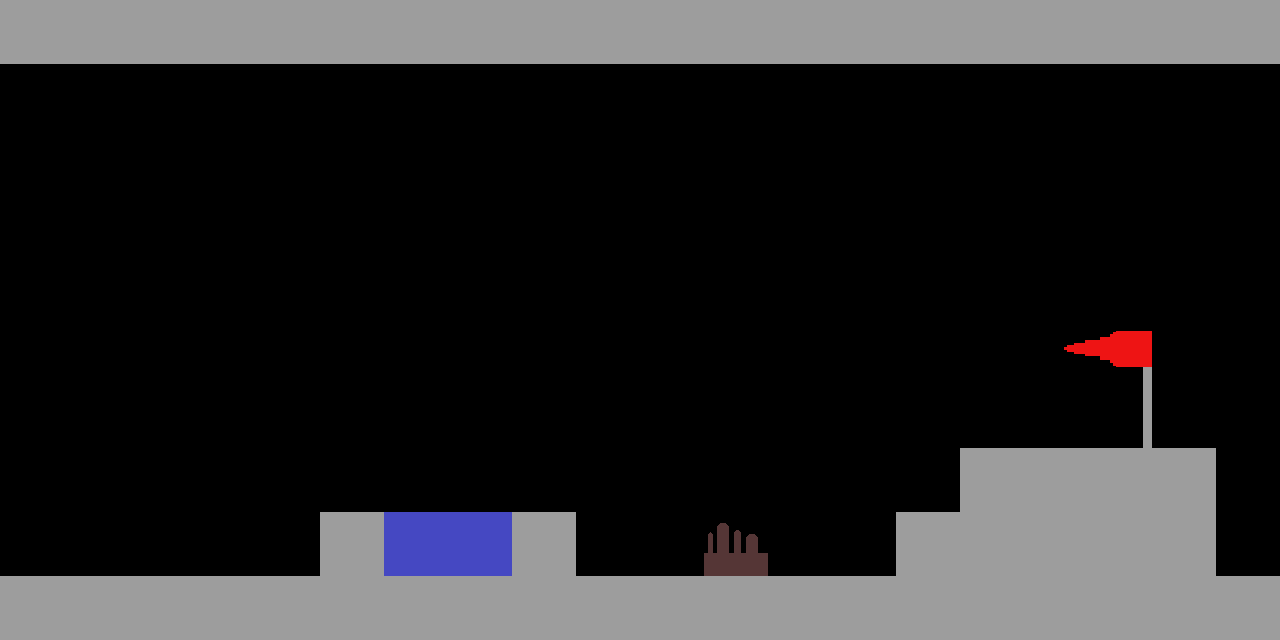

Tiled map render using the project's own tile images. Description and the whole map definition, tile-layer contents included, below:
An orthogonal 20x10 tile map with 64x64 px tiles, 1 tile layer (Tile Layer 1).

<map version="1.0" orientation="orthogonal" renderorder="right-down" width="20" height="10" tilewidth="64" tileheight="64" nextobjectid="1">
 <tileset firstgid="1" name="tilesetMkI" tilewidth="64" tileheight="64" tilecount="12" columns="6">
  <image source="../assets/tilesetMkI.png" width="384" height="128" />
 </tileset>
 <layer name="Tile Layer 1" width="20" height="10">
  <data encoding="csv">
1,1,1,1,1,1,1,1,1,1,1,1,1,1,1,1,1,1,1,1,
0,0,0,0,0,0,0,0,0,0,0,0,0,0,0,0,0,0,0,0,
0,0,0,0,0,0,0,0,0,0,0,0,0,0,0,0,0,0,0,0,
0,0,0,0,0,0,0,0,0,0,0,0,0,0,0,0,0,0,0,0,
0,0,0,0,0,0,0,0,0,0,0,0,0,0,0,0,0,0,0,0,
0,0,0,0,0,0,0,0,0,0,0,0,0,0,0,0,5,6,0,0,
0,0,0,0,0,0,0,0,0,0,0,0,0,0,0,0,0,7,0,0,
0,0,0,0,0,0,0,0,0,0,0,0,0,0,0,1,1,1,1,0,
0,0,0,0,0,1,4,4,1,0,0,3,0,0,1,1,1,1,1,0,
1,1,1,1,1,1,1,1,1,1,1,1,1,1,1,1,1,1,1,1
</data>
 </layer>
</map>